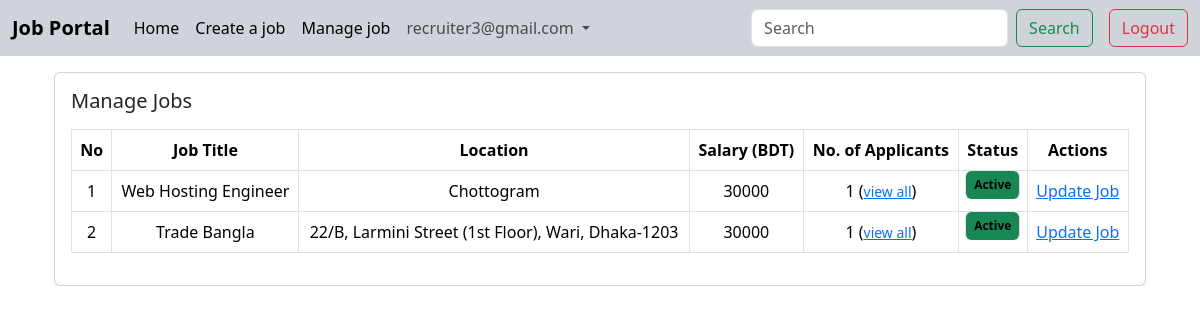
The app's page /job/manage_job/ (signed in) with its own data.
### users/models.py (models this page shows)
class User(AbstractBaseUser):
    USERNAME_FIELD = 'email'
    email = models.EmailField(unique = True)
    is_recruiter = models.BooleanField(default = False)
    is_applicant = models.BooleanField(default = False)
    has_resume = models.BooleanField(default = False)
    has_company = models.BooleanField(default = False)
    objects = UserManager()

### job/models.py (models this page shows, shortened)
class Job(models.Model):
    JOB_TYPE = (
        ('Remote','Remote'),
        ('Onsite','Onsite'),
        ('Hybrid','Hybrid'),
    )
    user = models.ForeignKey(User,on_delete=models.CASCADE)
    company = models.ForeignKey(Company,on_delete=models.CASCADE)
    title = models.CharField(max_length=200)
    location = models.CharField(max_length=200)
    salary = models.PositiveBigIntegerField(default=2000)
    requirements = RichTextField()
    ideal_candidate = RichTextField()
    is_available = models.BooleanField(default = True)
    published = models.DateTimeField(auto_now=False, auto_now_add=True,null=True)
    deadline= models.DateField(auto_now=False, auto_now_add=False,null=True)
    industry = models.ForeignKey(Industry, on_delete=models.DO_NOTHING,null=True,blank=True)
    state =models.ForeignKey(State,on_delete=models.DO_NOTHING,null=True,blank=True)
    job_type= models.CharField(max_length=100,choices=JOB_TYPE,null=True,blank=True,default='Onsite')

### job/views.py (the view)
# urls.py: path('manage_job/',views.manage_job,name='manage_job'),
def manage_job(request):
    jobs = Job.objects.filter(user=request.user,company=request.user.company).order_by('-id')
    context = {
        'jobs':jobs
    }
    return render(request,'job/manage_job.html',context)

### templates/job/manage_job.html
{% extends "base.html" %}
{% block content %}
<section class="container">
    <div class="card mx-auto" >
        <div class="card-body">
            <h5 class="card-title mb-3">Manage Jobs</h5>
            <table class="table table-hover table-bordered text-center">
                <thead>
                    <tr>
                        <th scope="col">No</th>
                        <th scope="col">Job Title</th>
                        <th scope="col">Location</th>
                        <th scope="col">Salary (BDT)</th>
                        <th scope="col">No. of Applicants</th>
                        <th scope="col">Status</th>
                        <th scope="col">Actions</th>
                    </tr>
                </thead>
                <tbody>
                    {% for job in jobs %}
                    <tr>
                        <td>{{forloop.counter}}</td>
                        <td>{{job.title}}</td>
                        <td>{{job.location}}</td>
                        <td>{{job.salary}}</td>
                        <td>{{job.applyjob_set.all.count}} (<small><a href="{% url "all_applicants" job.id %}">view all</a></small>)</td>
                        {% if job.is_available %}
                        <td class="badge bg-success">Active</td>
                        {% else %}
                        <td class="badge bg-danger">Not Active</td>
                        {% endif %}
                        <td><a href="{% url "update_job" job.id %}">Update Job</a></td>
                    </tr>
                    {% endfor %}
                </tbody>
            </table>
        </div>
    </div>
</section>
{% endblock content %}

### templates/navbar.html (shortened to what this page needs)
<nav class="navbar navbar-expand-lg bg-dark-subtle mb-3">
  <div class="container-fluid">
    <a class="navbar-brand fs-5 fw-bold " href="{% url "home" %}">Job Portal</a>
    <div class="collapse navbar-collapse" id="navbarScroll">
      <ul class="navbar-nav me-auto my-2 my-lg-0 navbar-nav-scroll" style="--bs-scroll-height: 100px;">
        <li class="nav-item">
          <a class="nav-link active" aria-current="page" href="{% url "home" %}">Home</a>
        </li>
        {% if request.user.is_authenticated %}
        {% if request.user.is_recruiter %}
          {% if not request.user.has_company %}
            <li class="nav-item">
              <a class="nav-link active" aria-current="page" href="{% url "updatecompany" %}">Create Company</a>
            </li>
          {% else %}
          <li class="nav-item">
            <a class="nav-link active" aria-current="page" href="{% url "create_job" %}">Create a job</a>
          </li>
          <li class="nav-item">
            <a class="nav-link active" aria-current="page" href="{% url "manage_job" %}">Manage job</a>
          </li>
          {% endif %}
        {% endif %}
        <li class="nav-item dropdown">
          <a class="nav-link dropdown-toggle" href="#" role="button" data-bs-toggle="dropdown" aria-expanded="false">
            {% if request.user.has_resume %}
              {{request.user.resume.first_name}} {{request.user.resume.surname}}
            {% else %}
              {{request.user.email}}
            {% endif %}
          </a>
        </li>
        {% endif %}
      </ul>
      <div class='d-flex justify-content-between gap-3 '>
        <form class="d-flex" role="search" action='{% url "search" %}'>
          <input class="form-control me-2" name='search' type="search" placeholder="Search" aria-label="Search">
          <button class="btn btn-outline-success" type="submit">Search</button>
        </form>
        <div class="nav-item">
          {% if request.user.is_authenticated %}
          <a class="btn btn-outline-danger" href="{% url "logout" %}">Logout</a>
          {% else %}
          <a class="btn btn-success" href="{% url "login" %}">Login</a>
          {% endif %}
        </div>
      </div>
    </div>
  </div>
</nav>

### records on screen
User: user.email "recruiter3@gmail.com"
Job: title "Web Hosting Engineer", location "Chottogram", salary "30000", applyjob_set.all.count "1", is_available "Active"
Job: title "Trade Bangla", location "22/B, Larmini Street (1st Floor), Wari, Dhaka-1203", salary "30000", applyjob_set.all.count "1", is_available "Active"
